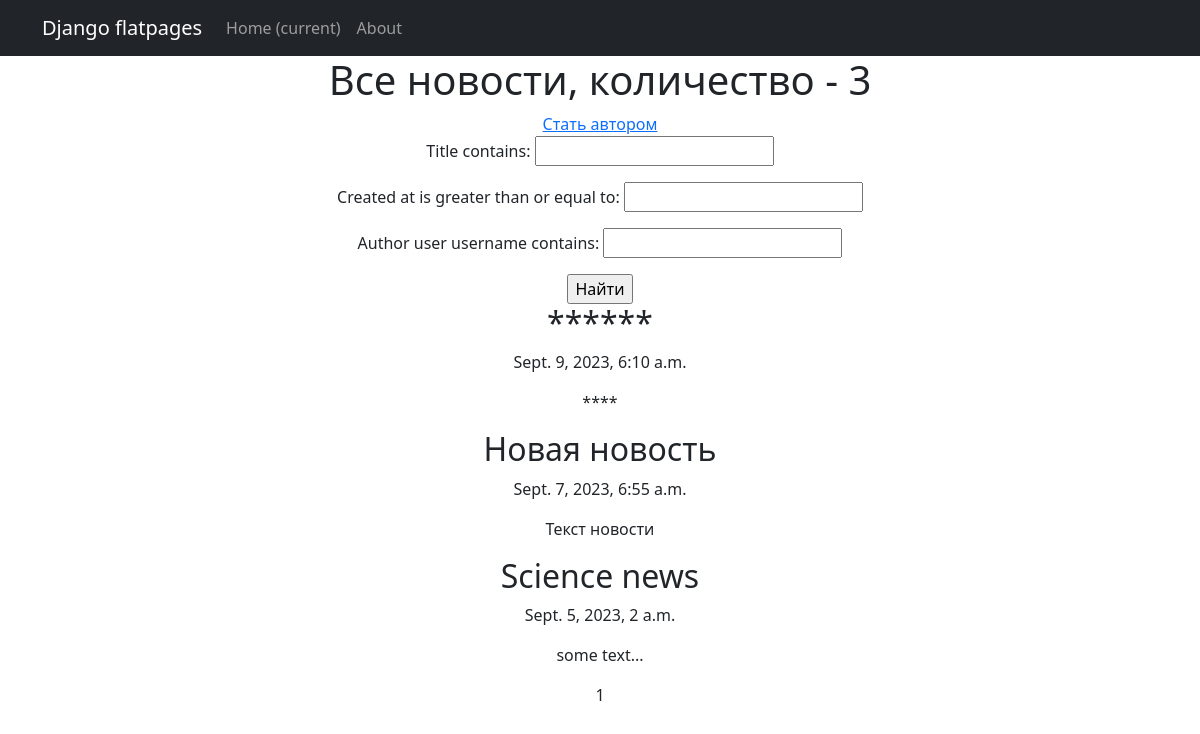
Before: /news/ with the older database file.
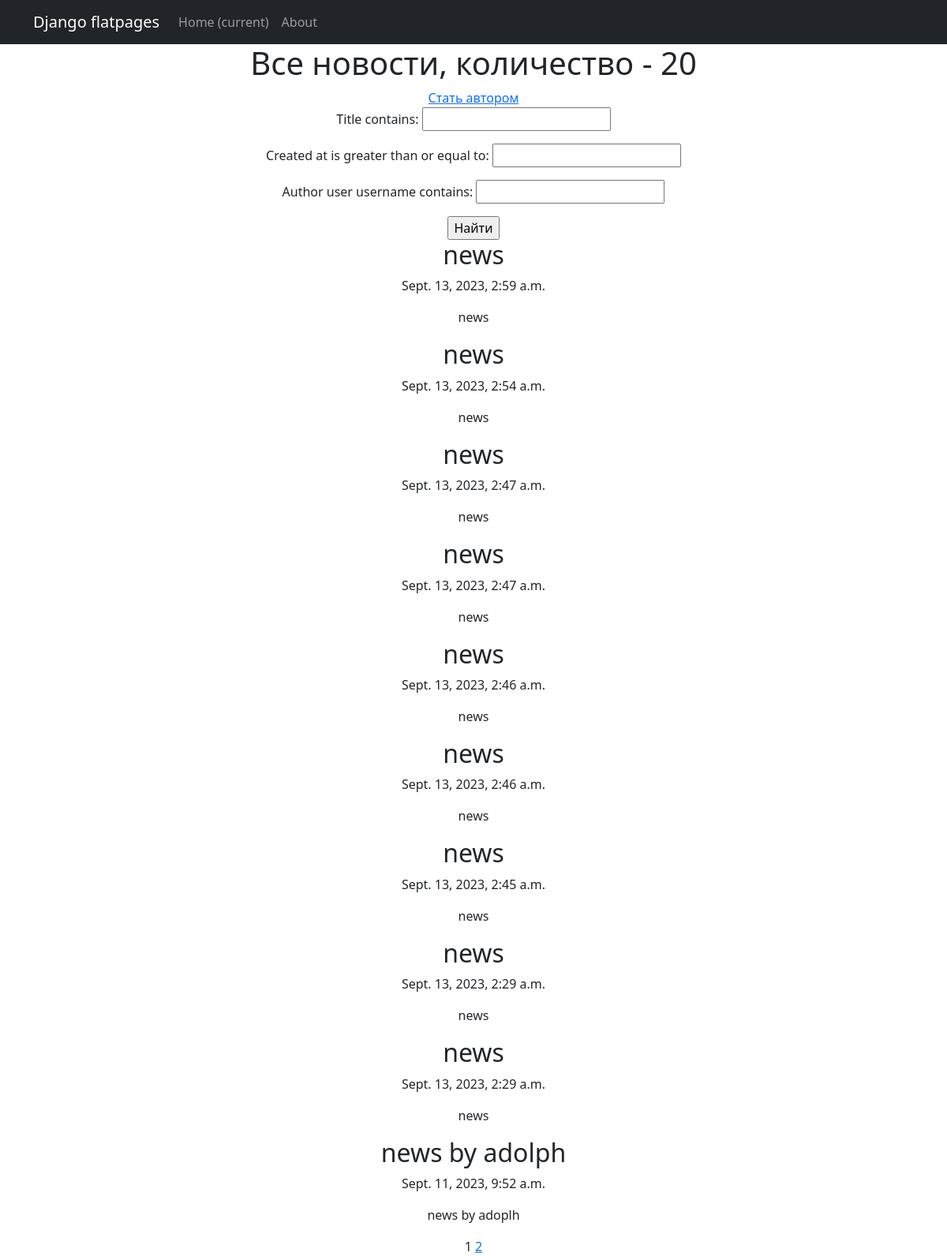
After: the same page with the newer database file.
### news/models.py (models this page shows, shortened)
class Post(models.Model):
    author = models.ForeignKey(Author, on_delete=models.CASCADE)
    post_type = models.CharField(max_length=50, choices=[('article', 'Article'), ('news', 'News')])
    created_at = models.DateTimeField(auto_now_add=True)
    categories = models.ManyToManyField(Category, through='PostCategory')
    title = models.CharField(max_length=255)
    text = models.TextField()
    rating = models.FloatField(default=0.0)

### news/views.py (the view)
# urls.py: path('news/', NewsList.as_view()),
class NewsList(ListView):
    model = Post
    template_name = 'news.html'
    context_object_name = 'news'
    paginate_by = 10
    def get_queryset(self):
        queryset = Post.objects.filter(post_type='news').order_by('-created_at')
        self.filterset = PostFilter(self.request.GET, queryset)
        return self.filterset.qs
    def get_context_data(self, **kwargs):
        context = super().get_context_data(**kwargs)
        context['filterset'] = self.filterset
        context['news_count'] = self.get_queryset().count()
        return context

### news/templatetags/custom_tags.py (called while the page is built)
@register.simple_tag(takes_context=True)
def url_replace(context, **kwargs):
   d = context['request'].GET.copy()
   for k, v in kwargs.items():
       d[k] = v
   return d.urlencode()

### news/templatetags/my_filters.py (called while the page is built)
@register.filter
def censor(value):
    unwanted_words = ["сиськижопа", "жопа", 'сиськи']
    words = value.split()
    censored_words = [word if word.lower() not in unwanted_words else '*' * len(word) for word in words]
    censored_text = ' '.join(censored_words)
    return censored_text

### templates/news.html (shortened to what this page needs)
{% extends 'flatpages/default.html' %}
{% load my_filters %}
{% load custom_tags %}
{% block content %}
<h1>Все новости, количество - {{news_count}}</h1>
<a href="{% url 'become_author' %}">Стать автором</a>
{% if news %}
   <form action="" method="get">
       {{ filterset.form.as_p }}
       <input type="submit" value="Найти" />
   </form>
{% for n in news %}
<h2>{{ n.title|censor }}</h2>
<p>{{ n.created_at}}</p>
<p>{{ n.text|truncatewords:20|censor }}</p>
{% endfor %}
{% else %}
<h2>Новостей нет!</h2>
{% endif %}
   {{ page_obj.number }}
   {% if page_obj.has_next %}
       <a href="?{% url_replace page=page_obj.next_page_number %}">{{ page_obj.next_page_number }}</a>
   {% endif %}
{% endblock %}

Changed rows visible on the page:
no longer on this page (row unchanged): Post: title|censor "******", created_at "Sept. 9, 2023, 6:10 a.m.", text|censor "****"
no longer on this page (row unchanged): Post: title|censor "Новая новость", created_at "Sept. 7, 2023, 6:55 a.m.", text|censor "Текст новости"
no longer on this page (row unchanged): Post: title|censor "Science news", created_at "Sept. 5, 2023, 2 a.m.", text|censor "some text..."
added Post: title|censor "news", created_at "Sept. 13, 2023, 2:59 a.m.", text|censor "news"
added Post: title|censor "news", created_at "Sept. 13, 2023, 2:54 a.m.", text|censor "news"
added Post: title|censor "news", created_at "Sept. 13, 2023, 2:47 a.m.", text|censor "news"
added Post: title|censor "news", created_at "Sept. 13, 2023, 2:47 a.m.", text|censor "news"
added Post: title|censor "news", created_at "Sept. 13, 2023, 2:46 a.m.", text|censor "news"
added Post: title|censor "news", created_at "Sept. 13, 2023, 2:46 a.m.", text|censor "news"
added Post: title|censor "news", created_at "Sept. 13, 2023, 2:45 a.m.", text|censor "news"
added Post: title|censor "news", created_at "Sept. 13, 2023, 2:29 a.m.", text|censor "news"
added Post: title|censor "news", created_at "Sept. 13, 2023, 2:29 a.m.", text|censor "news"
added Post: title|censor "news by adolph", created_at "Sept. 11, 2023, 9:52 a.m.", text|censor "news by adoplh"
Other visible differences:
{{ news_count }}: "3" → "20"
{{ page_obj.next_page_number }}: (not shown) → "2"
